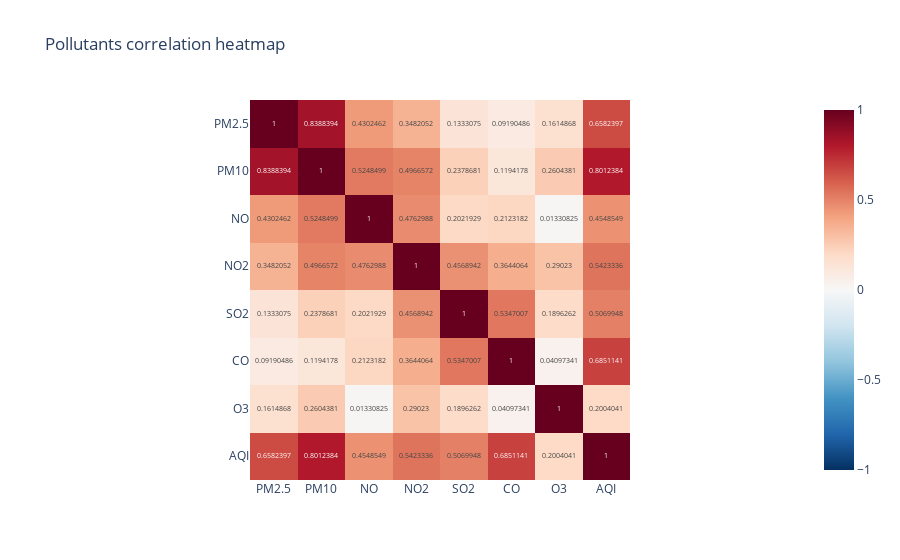

The code cell stored with this chart in its notebook:
### Code cell
# Creating a pollutant correaltion heatmap to see whether 1 polutant affects the other pollutant aswell
pollutant_df= df_cleaned[['PM2.5','PM10','NO','NO2','SO2','CO','O3','AQI']]

# Calculate the correlation
corr_matrix = pollutant_df.corr()

# Plot the heatmap
fig_corr = px.imshow(corr_matrix,
                     text_auto=True,
                     title='Pollutants correlation heatmap',
                     color_continuous_scale='RdBu_r',
                     zmin=-1,
                     zmax=1)

fig_corr.show()

### Figure 1 — Plotly figure (JSON) as saved in the notebook; plotly's stock layout.template omitted (floating-point values rounded to 4 significant figures)
{"data": [{"coloraxis": "coloraxis", "hovertemplate": "x: %{x}<br>y: %{y}<br>color: %{z}<extra></extra>", "name": "0", "texttemplate": "%{z}", "type": "heatmap", "x": ["PM2.5", "PM10", "NO", "NO2", "SO2", "CO", "O3", "AQI"], "xaxis": "x", "y": ["PM2.5", "PM10", "NO", "NO2", "SO2", "CO", "O3", "AQI"], "yaxis": "y", "z": [[1.0, 0.8388, 0.4302, 0.3482, 0.1333, 0.0919, 0.1615, 0.6582], [0.8388, 1.0, 0.5248, 0.4967, 0.2379, 0.1194, 0.2604, 0.8012], [0.4302, 0.5248, 1.0, 0.4763, 0.2022, 0.2123, 0.01331, 0.4549], [0.3482, 0.4967, 0.4763, 1.0, 0.4569, 0.3644, 0.2902, 0.5423], [0.1333, 0.2379, 0.2022, 0.4569, 1.0, 0.5347, 0.1896, 0.507], [0.0919, 0.1194, 0.2123, 0.3644, 0.5347, 1.0, 0.04097, 0.6851], [0.1615, 0.2604, 0.01331, 0.2902, 0.1896, 0.04097, 1.0, 0.2004], [0.6582, 0.8012, 0.4549, 0.5423, 0.507, 0.6851, 0.2004, 1.0]]}], "layout": {"coloraxis": {"cmax": 1, "cmin": -1, "colorscale": [[0, "rgb(5,48,97)"], [0.1, "rgb(33,102,172)"], [0.2, "rgb(67,147,195)"], [0.3, "rgb(146,197,222)"], [0.4, "rgb(209,229,240)"], [0.5, "rgb(247,247,247)"], [0.6, "rgb(253,219,199)"], [0.7, "rgb(244,165,130)"], [0.8, "rgb(214,96,77)"], [0.9, "rgb(178,24,43)"], [1, "rgb(103,0,31)"]]}, "title": {"text": "Pollutants correlation heatmap"}, "xaxis": {"anchor": "y", "constrain": "domain", "domain": [0, 1], "scaleanchor": "y"}, "yaxis": {"anchor": "x", "autorange": "reversed", "constrain": "domain", "domain": [0, 1]}}}
